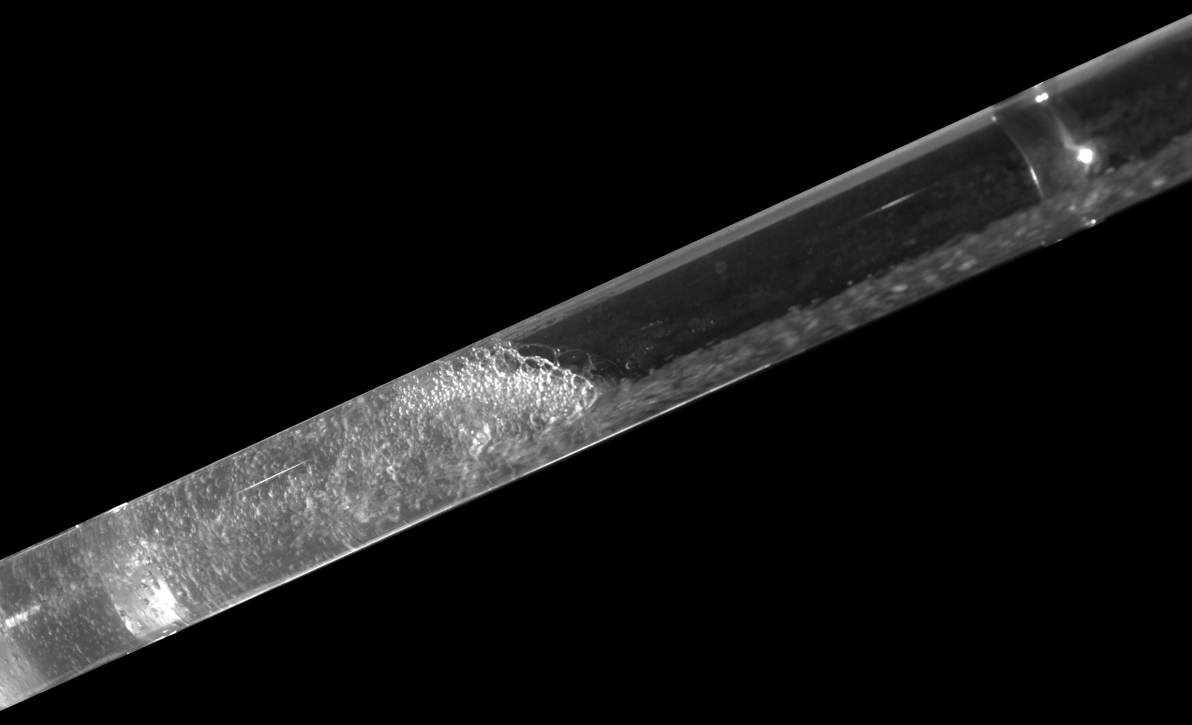
#> input picture 大创/qipao_tuxiang_chuli.png, 1192 x 725 px
$ jupyter execute '气泡图像处理.ipynb'
#> lines starting #> are read from the running program, lines starting #| are printed output that depends on the picture; after the words box and inside, x2 and y2 are one past the last pixel; in counts of white or black regions, pixels touching at a corner belong together
[cell 1]
import cv2
import matplotlib.pyplot as plt

# 改为灰度图片
img = cv2.imread('qipao_tuxiang_chuli.png', 0)
#> img is the input picture: shape (725, 1192); min 0, max 255, mean 20.4

# 绘制直方图
hist = cv2.calcHist([img], [0], None, [256], [0, 256])
#> hist = 256 values, max 672026 at index 0, min 47 at index 242, mean 3375.8

# 绘制直方图
plt.hist(img.ravel(), 256)
plt.show()
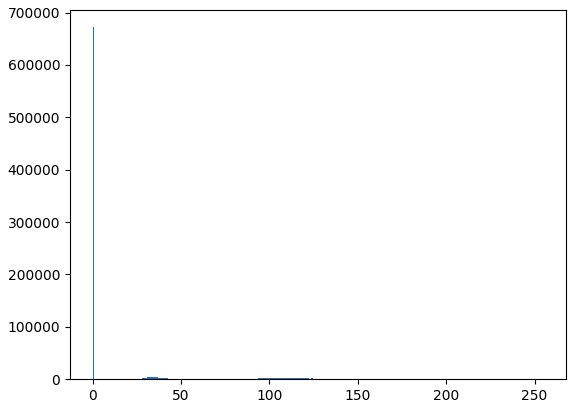
#> figure drawn by matplotlib, 1 panel; tallest bar 672026 high, from x = 0 to 0.996

[cell 2]
cv2.imshow('img', img)
cv2.waitKey(0)
cv2.destroyAllWindows()

[cell 3]
# 二值化
ret, thresh = cv2.threshold(img, 50, 255, cv2.THRESH_BINARY)
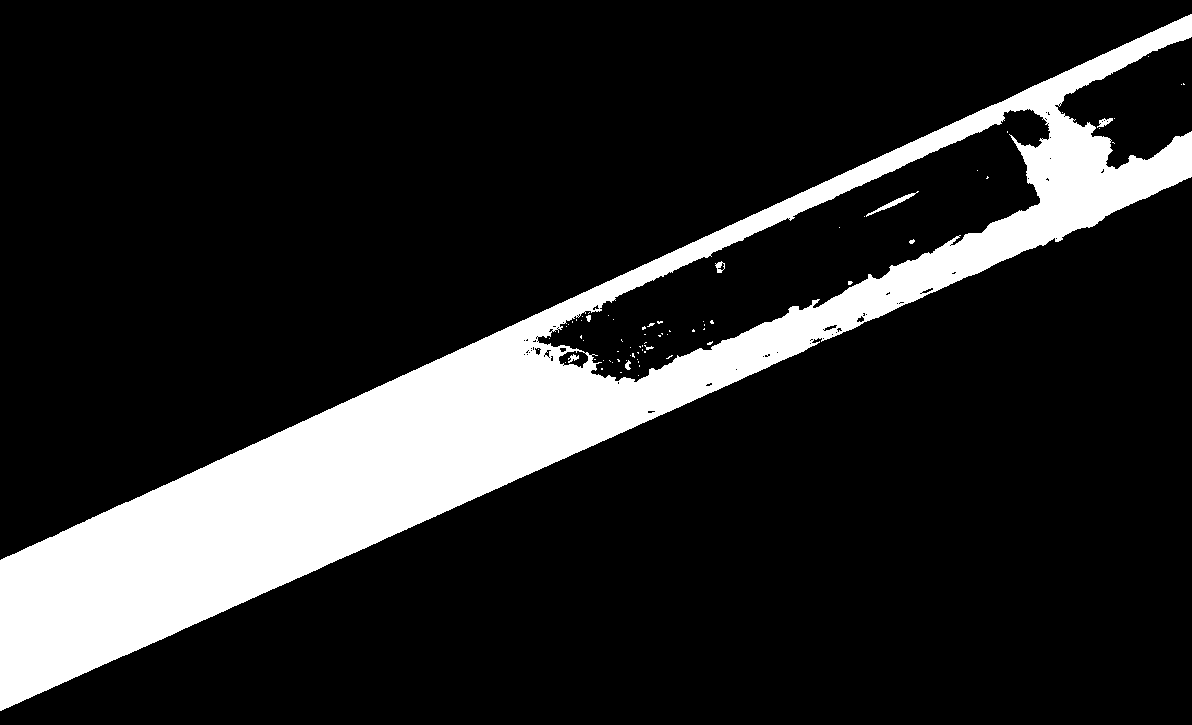
#> thresh: shape (725, 1192); 15.6% white; 74 white regions (65 under 20 px)

# 区域分割
contours, hierarchy = cv2.findContours(thresh, cv2.RETR_TREE, cv2.CHAIN_APPROX_SIMPLE)
#> contours = 156 contours, 140 with area under 20; largest, box (x1, y1, x2, y2) and area: (0, 14, 1192, 711) 176277, (537, 108, 1051, 383) 43422, (558, 350, 589, 369) 367, (866, 191, 919, 217) 144, (715, 261, 725, 273) 66

# 绘制轮廓
cv2.drawContours(img, contours, -1, (0, 0, 255), 3)
cv2.imshow('img', img)
cv2.waitKey(0)

# 将轮廓内部填充为红色
img = cv2.imread('qipao_tuxiang_chuli.png')
cv2.drawContours(img, contours, -1, (0, 0, 255), cv2.FILLED)
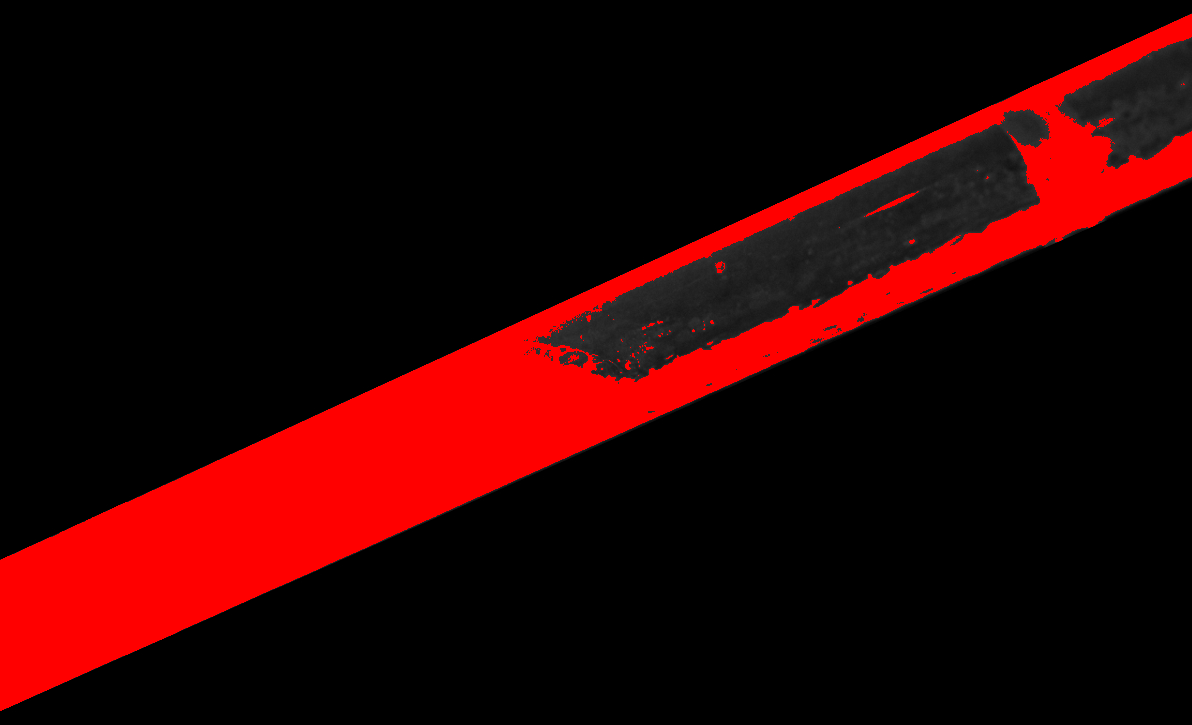
#> img: shape (725, 1192, 3); mean B, G, R 2.3, 2.3, 42.1
cv2.imshow('img', img)
cv2.waitKey(0)

cv2.destroyAllWindows()

$ run again, with 大创/test1.png copied over 大创/qipao_tuxiang_chuli.png
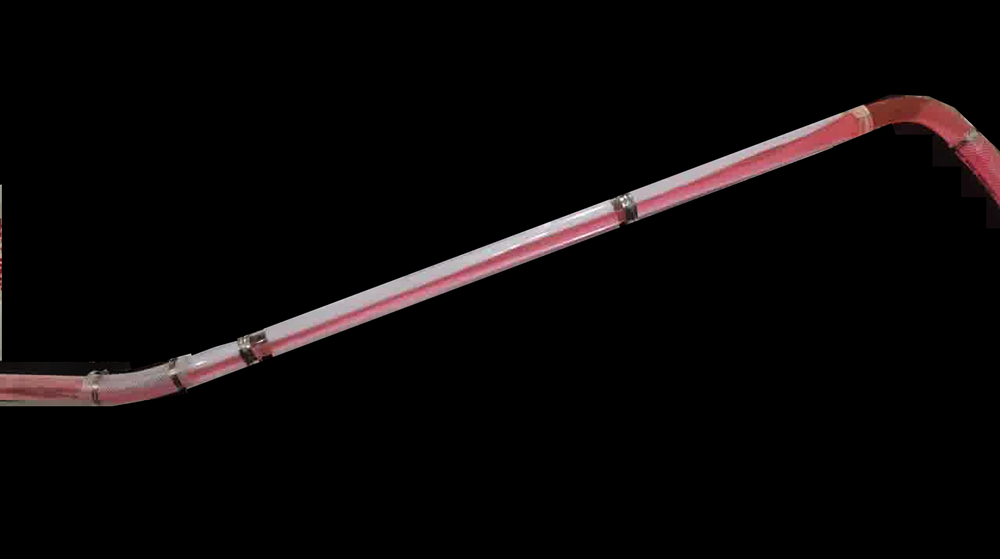
#> input picture 大创/test1.png, 1000 x 559 px, shrunk from 1598 x 893 before the run
#> hist = 256 values, max 519500 at index 0, min 0 at index 254, mean 2183.6
#> `ret, thresh = cv2.threshold(img, 50, 255, cv2.THRESH_BINARY)`:
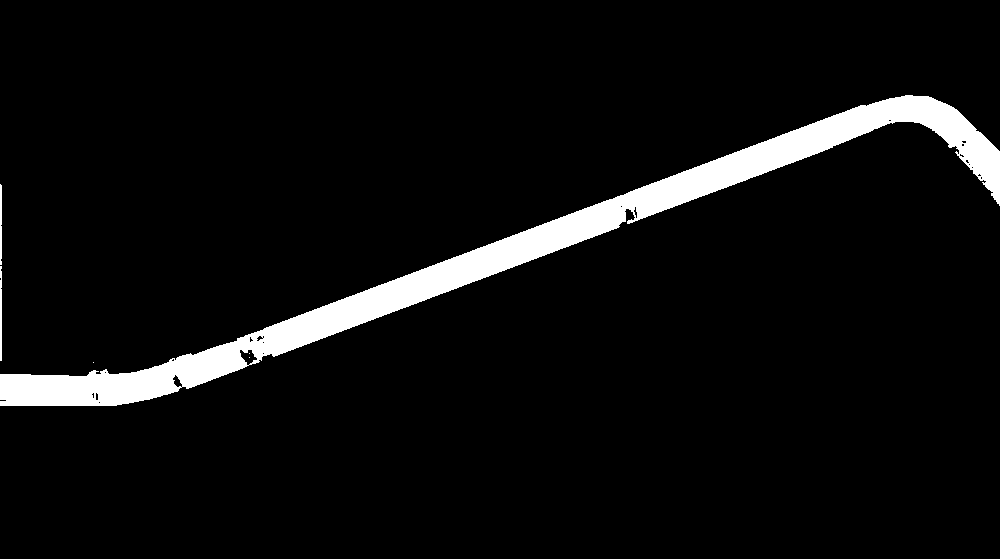
#> thresh: shape (559, 1000); 5.8% white; 6 white regions (3 under 20 px)
#> contours = 29 contours, 21 with area under 20; largest, box (x1, y1, x2, y2) and area: (0, 95, 1000, 406) 31196, (239, 349, 258, 366) 164, (0, 266, 2, 361) 89, (0, 184, 2, 265) 76, (172, 374, 183, 388) 72, (633, 206, 638, 219) 27, (256, 335, 264, 342) 23, (95, 392, 99, 401) 20
#> img is the input picture: shape (559, 1000, 3); mean B, G, R 7.2, 6.9, 9.8
#> `cv2.drawContours(img, contours, -1, (0, 0, 255), cv2.FILLED)`:
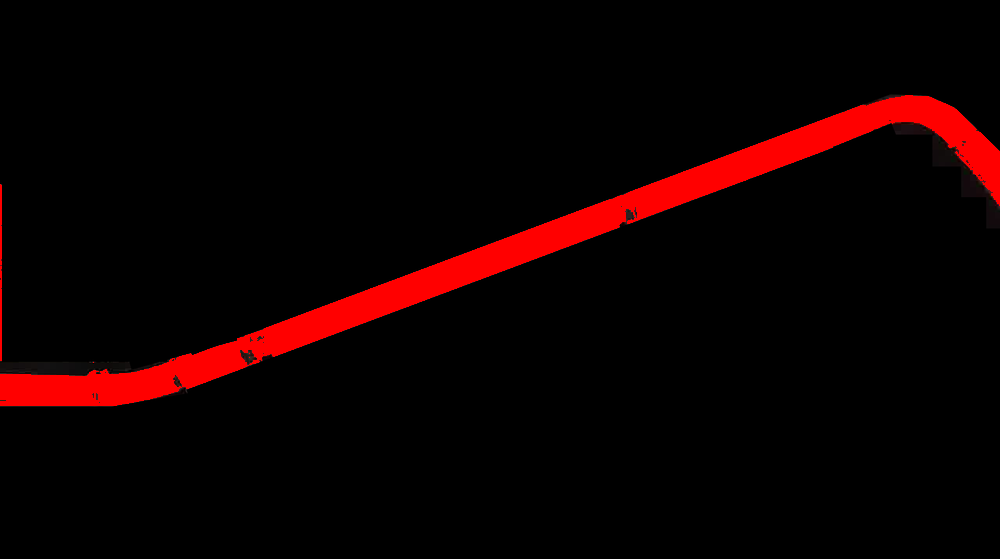
#> img: shape (559, 1000, 3); mean B, G, R 0.2, 0.2, 15
